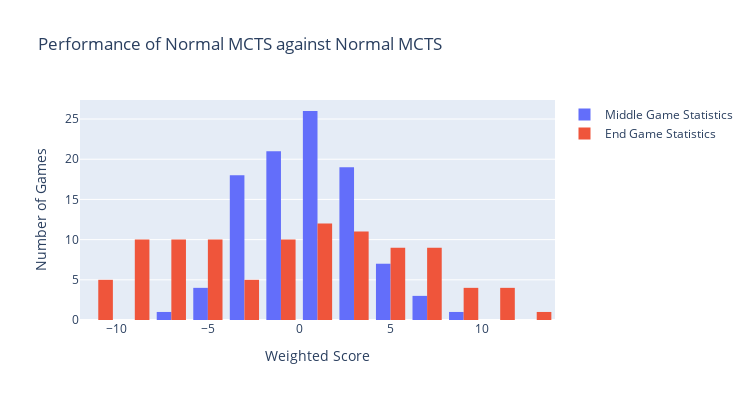

Notebook code cell kept with this figure:
### Code cell
import plotly.graph_objects as go
import plotly.express as px
from plotly.subplots import make_subplots

fig = make_subplots(rows=1, cols=1)
fig.add_trace(go.Histogram(x=nnoverallmid, name = "Middle Game Statistics"), row=1, col=1)
fig.add_trace(go.Histogram(x=nnoverallend, name = "End Game Statistics"), row=1, col=1)

fig.update_xaxes(title="Weighted Score", row=1, col=1)
fig.update_yaxes(title="Number of Games", row=1, col=1)

fig.update_layout(title_text="Performance of Normal MCTS against Normal MCTS", width=750, height=400)

fig.show()

print(np.mean(nnoverallmid))
print(np.mean(nnoverallend))

### Figure 1 — Plotly figure (JSON) as saved in the notebook; plotly's stock layout.template omitted (floating-point values rounded to 4 significant figures)
{"data": [{"name": "Middle Game Statistics", "type": "histogram", "x": [-3.5, 6, -1, 0, -3.5, -2, 1.5, 2, 2, -1, 4.5, 4.5, 3, -1, 0, -3.5, 3.5, -4.5, -2.5, 1, 2, -3.5, 0, -2, 1.5, -2, 2, -6.5, 0, 0, 2.5, 2.5, -1.5, -2, 2, 0, 0, 3, -3.5, 8, -2, 3.5, -1, 1, 3, 2.5, 3.5, 5.5, -3.5, 0, -3, 1, 4.5, -4, 3, 3.5, 1, -2.5, -1, -4, 1, -2.5, -5.5, 0, 6, -1, -1, -2, -4.5, 0, -1, -0.5, -2.5, -1, 1, -0.5, 1, 0, 1.5, 6, -2, -3.5, -4.5, -3, 1, 4, -1, 3, -2.5, 4.5, -3.5, 3.5, 3.5, 1, 0, 5, 0, -1, -3, 0], "xaxis": "x", "yaxis": "y"}, {"name": "End Game Statistics", "type": "histogram", "x": [-8, 10.5, 0.5, 2.5, -2, 4.5, 6, 1, 7.5, -5.5, -2, 8.5, 1, 3, -2, -9, 9.5, -8, -6.5, 2.5, -4, -11.5, 3, -4.5, -7.5, -10, 7.5, -12, -10, 0, 7, 9, -10, -12, 0.5, 0, -9.5, 5.5, -4.5, 6, -12, 3, -10, 12, 5, -5.5, -4, 11, -8, 4, 3.5, 7.5, 11, -5.5, -4, 3, -4.5, -8.5, -8, -7, 5, -6, 0.5, -2.5, 5.5, 7.5, -7.5, -1, -6, 1.5, 2, -2, 1, 0, 0.5, -1.5, 10.5, -9, 4, 7, -1, -6.5, -1.5, -5.5, 0.5, 9, -1, 4.5, -5, 5, -3.5, 7.5, -1.5, 2, -11, 3, -8, 3.5, -9.5, -10], "xaxis": "x", "yaxis": "y"}], "layout": {"height": 400, "title": {"text": "Performance of Normal MCTS against Normal MCTS"}, "width": 750, "xaxis": {"anchor": "y", "domain": [0, 1], "title": {"text": "Weighted Score"}}, "yaxis": {"anchor": "x", "domain": [0, 1], "title": {"text": "Number of Games"}}}}
